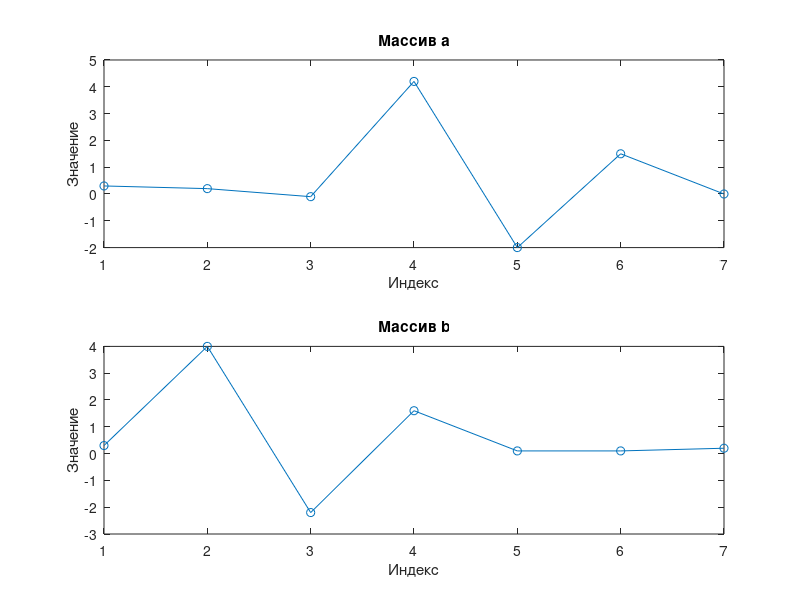
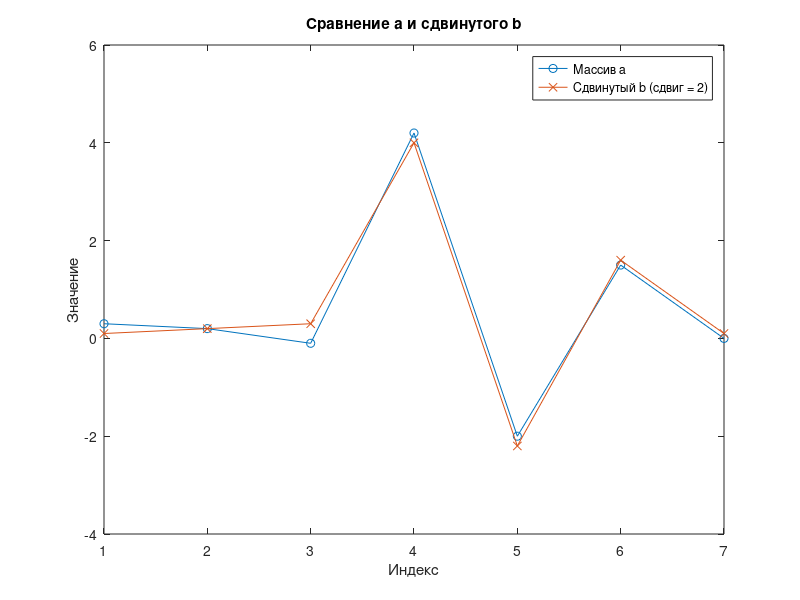

These charts were generated, in order, by the following MATLAB code:
a = [0.3 0.2 -0.1 4.2 -2 1.5 0];
b = [0.3 4 -2.2 1.6 0.1 0.1 0.2];

% Визуализация исходных данных
figure;
subplot(2, 1, 1);
plot(a, 'o-');
title('Массив a');
xlabel('Индекс');
ylabel('Значение');

subplot(2, 1, 2);
plot(b, 'o-');
title('Массив b');
xlabel('Индекс');
ylabel('Значение');

max_corr = -inf; % начальное значение максимальной корреляции
best_shift = 0; % начальное значение сдвига

% Нормализованный расчет корреляции
for shift = 0:length(b)-1
    shifted_b = circshift(b, shift); % циклический сдвиг b
    
    % Нормализация массивов
    a_mean = mean(a);
    b_mean = mean(shifted_b);
    
    a_norm = a - a_mean;
    b_norm = shifted_b - b_mean;
    
    % Вычисление нормализованной корреляции
    correlation = sum(a_norm .* b_norm) / (sqrt(sum(a_norm.^2)) * sqrt(sum(b_norm.^2)));
    
    % Обновление максимальной корреляции
    if correlation > max_corr
        max_corr = correlation;
        best_shift = shift;
    end
end

disp(['Максимальная нормализованная корреляция: ', num2str(max_corr)]);
disp(['Лучший сдвиг: ', num2str(best_shift)]);

% Применение лучшего сдвига
best_shifted_b = circshift(b, best_shift);

% Визуализация результатов
figure;
plot(a, 'o-', 'DisplayName', 'Массив a');
hold on;
plot(best_shifted_b, 'x-', 'DisplayName', ['Сдвинутый b (сдвиг = ', num2str(best_shift), ')']);
title('Сравнение a и сдвинутого b');
xlabel('Индекс');
ylabel('Значение');
legend show;
hold off;
